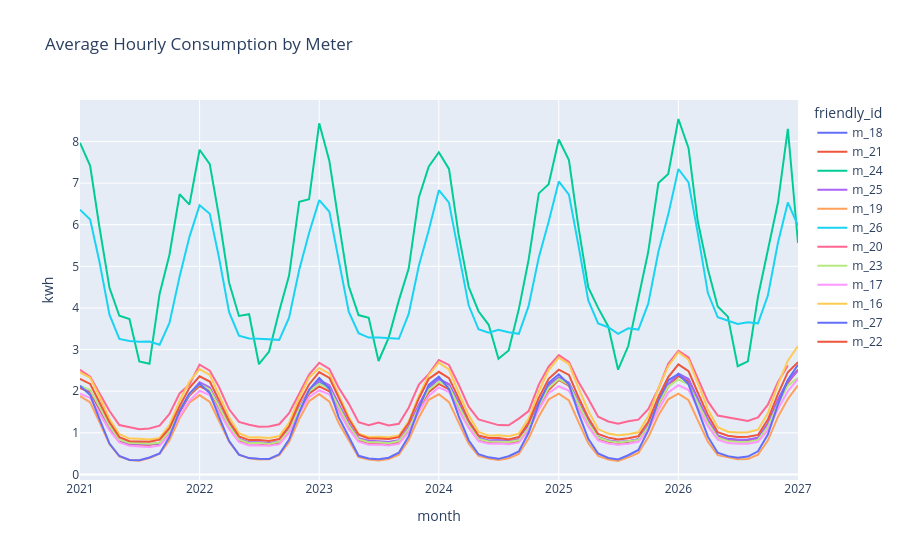

Source (notebook cell):
### Markdown cell above
**Visualization**
- Visualize monthly total consumption for each `grid_element_data_source_id`.

### Code cell
# Plot graph
px.line(
    df_meter,
    x="month",
    y="kwh",
    title="Average Hourly Consumption by Meter",
    color="friendly_id",
)
